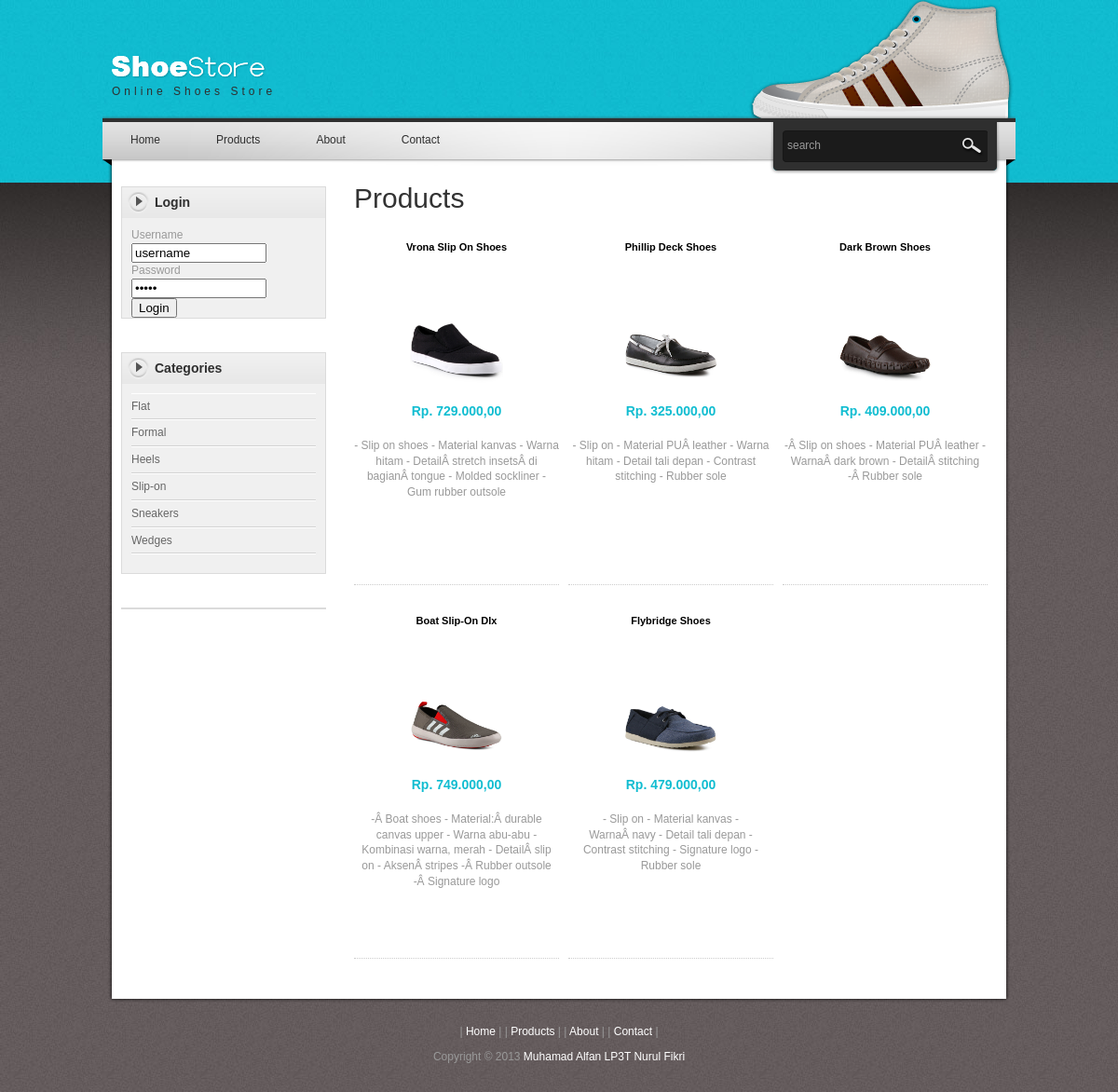
Screenshot of /index.php?hal=products&cat=3 with the database file from the repository.
### tables this page shows
CREATE TABLE IF NOT EXISTS `categories` (
  `id` int(11) NOT NULL AUTO_INCREMENT,
  `name` varchar(25) NOT NULL,
  PRIMARY KEY (`id`)
);

CREATE TABLE IF NOT EXISTS `shoes` (
  `id` int(11) NOT NULL AUTO_INCREMENT,
  `name` varchar(25) NOT NULL,
  `categories_id` int(11) NOT NULL,
  `price` varchar(20) NOT NULL,
  `picture` varchar(45) DEFAULT NULL,
  `size` varchar(4) NOT NULL,
  `stock` int(11) DEFAULT NULL,
  `comment` varchar(1500) NOT NULL,
  PRIMARY KEY (`id`),
  KEY `fk_shoes_categories_idx` (`categories_id`)
);

### index.php (called while the page is built, shortened)
<?php
include_once 'dbconection.php';
include_once 'header.php';
include_once 'menu.php';
include_once 'sidebar.php';
include_once 'main.php';
include_once 'footer.php';
?>

### products.php (the view, shortened to what this page needs)
<?php
$cat=$_GET['cat'];
if(!empty($cat)) $q=" WHERE categories_id =$cat";
$sql= "SELECT * FROM shoes$q $x ORDER BY id DESC ";
$rs = $dbh->query($sql);
?>
<h1> Products</h1>
<?php
foreach ($rs as $row) {
$rp=$row['price'];
echo '<div class="product_box">
        <h3>'.$row['name'].'</h3>
     <a href="#"><img src="images/product/'.$row['picture'].'" width="100" /></a>
     <p class="product_price">Rp. '.number_format($rp,2,',','.');
echo '</p>
     <p> '.$row['comment'].'</p>';
echo '</div>';
}
?>

### sidebar.php (shortened to what this page needs)
    <div id="templatemo_main">
    	<div id="sidebar" class="float_l">
            <div class="sidebar_box"><span class="bottom"></span>
        <?php
        if(empty($_SESSION['MEMBER'])){
         ?>
            	<h3>Login</h3>
                <div class="content">
                    <form action="process_login.php" method="POST">
                        <label>Username</label><br/>
                            <input type="text" name="user" value="username" size="15" onFocus="this.value=''"/><br/>
                        <label>Password</label><br/>
                            <input type="password" name="pass" size="15" value="12345" onFocus="this.value=''"/><br/>
                            <input type="submit" class="button" name="proses" value="Login"/>
                    </form>
                </div>
        <?php } ?>
            </div>
<?php
$sql= "SELECT * FROM categories ORDER BY name";
$rs = $dbh->query($sql);
?>
            <div class="sidebar_box"><span class="bottom"></span>
            	<h3>Categories</h3>
                <div class="content">
                    <ul class="sidebar_list">
                        <?php
                        foreach ($rs as $ro) {
                        echo '<li><a href="index.php?hal=products&cat='.$ro['id'].'">'.$ro['name'].'</a> &nbsp; &nbsp; &nbsp;';
                        }
                        ?>
                        <li class="last"></li>
                    </ul>
                </div>
            </div>
            <div class="sidebar_box"><span class="bottom"></span>
            </div>
        </div>

### css/templatemo_style.css (style rules this page uses)
body { margin: 0; padding: 0; color: #999; font-family: Tahoma, Geneva, sans-serif; font-size: 12px; line-height: 1.4em; background-color: #665f5f; background-repeat: repeat; background-image: url(../images/templatemo_body.jpg) }
a, a:link, a:visited { color: #0299aa; font-weight: normal; text-decoration: none }
p { margin: 0 0 10px 0; padding: 0; }
img { border: none; }
h1, h2, h3, h4, h5, h6 { color: #333; font-weight: normal; }
h1 { font-size: 30px; margin: 0 0 30px; padding: 5px 0 }
h3 { font-size: 20px; margin: 0 0 20px; padding: 0; }
.float_l { float: left }
#templatemo_main { width: 940px; padding: 10px 20px; background: url(../images/templatemo_main_bg.png) repeat-y }
#sidebar { width: 220px }
.sidebar_box { position: relative; background: #f0f0f0; margin-bottom: 36px; border: 1px solid #dbdbdb }
.sidebar_box h3 { font-size: 14px; font-weight: 700; padding: 0 10px 0 35px; margin: 0; width: 185px; height: 33px; line-height: 33px; margin-bottom: 0; background: url(../images/templatemo_sidebar_header.png) no-repeat; color: #2f2f2f }
#sidebar .sidebar_box .content { padding: 10px 10px 0; }
#sidebar .sidebar_list { margin: 0; padding: 0 0 10px; list-style: none; }
#sidebar .sidebar_list li { display: block; margin: 0; padding: 5px 0; border-top: 1px solid #fff; border-bottom: 1px solid #d3d3d3 }
#sidebar .sidebar_list li.last { border-bottom: none }
#sidebar .sidebar_list li a { color: #666; }
.product_box { float: left; width: 220px; height: 350px; text-align: center; margin: 0 10px 30px 0; padding-bottom: 20px; border-bottom: 1px dotted #ccc }
.product_box img { margin-bottom: 5px; }
.product_box h3 { font-size: 11px; color: #000; font-weight: 700; margin-bottom: 10px; }
.product_box .product_price { color: #11bdd1; font-size: 14px; font-weight: 700; margin-bottom: 20px; }

### rows the page displays
categories: name "Flat"
categories: name "Formal"
categories: name "Heels"
categories: name "Slip-on"
categories: name "Sneakers"
categories: name "Wedges"
shoes: name "Vrona Slip On Shoes", picture (picture), price "729.000,00", comment "- Slip on shoes - Material kanvas - Warna hitam - DetailÂ stretch insetsÂ di bagianÂ tongue - Molded sockliner - Gum rubber outsole"
shoes: name "Phillip Deck Shoes", picture (picture), price "325.000,00", comment "- Slip on - Material PUÂ leather - Warna hitam - Detail tali depan - Contrast stitching - Rubber sole"
shoes: name "Dark Brown Shoes", picture (picture), price "409.000,00", comment "-Â Slip on shoes - Material PUÂ leather - WarnaÂ dark brown - DetailÂ stitching -Â Rubber sole"
shoes: name "Boat Slip-On Dlx", picture (picture), price "749.000,00", comment "-Â Boat shoes - Material:Â durable canvas upper - Warna abu-abu - Kombinasi warna, merah - DetailÂ slip on - AksenÂ stripes -Â Rubber outsole -Â Signature logo"
shoes: name "Flybridge Shoes", picture (picture), price "479.000,00", comment "- Slip on - Material kanvas - WarnaÂ navy - Detail tali depan - Contrast stitching - Signature logo - Rubber sole"

### other values shown
$v "Home"
$v "Products"
$v "About"
$v "Contact"
